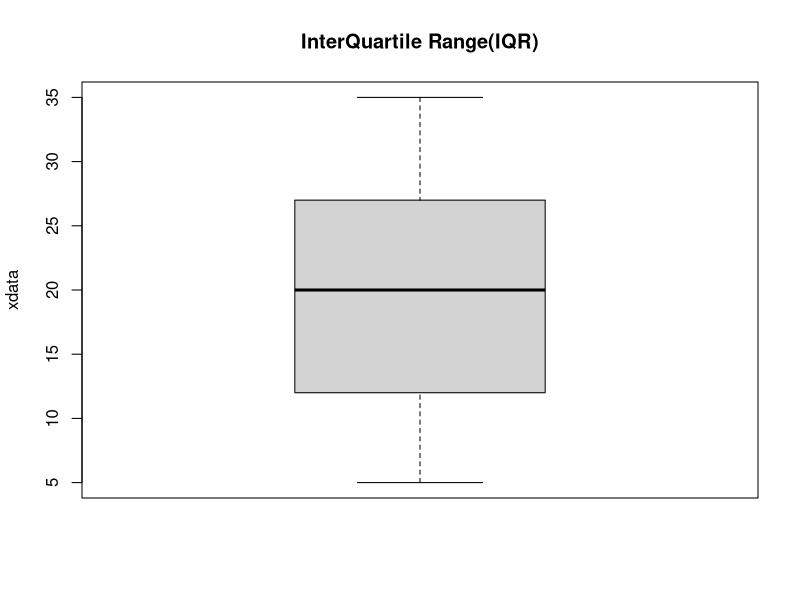

Here is the R script that generated this plot:
xdata <- c(5,10,12,17,20,25,27,30,35)
MinQ <- quantile(xdata,0)
FQ <- quantile(xdata,0.25)
SQ <- quantile(xdata,0.50)
TQ <- quantile(xdata,0.75)
MaxQ <- quantile(xdata,1)
cat("Minimum = ",MinQ)
cat("First Quartile = ",FQ)
cat("Second Quartile = ",SQ)
cat("Third Quartile = ",TQ)
cat("Maximum Quartile = ",MaxQ)
AQ <- quantile(xdata,probs = c(0,0.25,0.50,0.75,1))
cat("All  Quartiles = ",AQ)
summary(xdata)
boxplot(xdata,main = "InterQuartile Range(IQR)",ylab = "xdata")
as.numeric(quantile(xdata,0.75) - quantile(xdata,0.25))
IQR(xdata)
